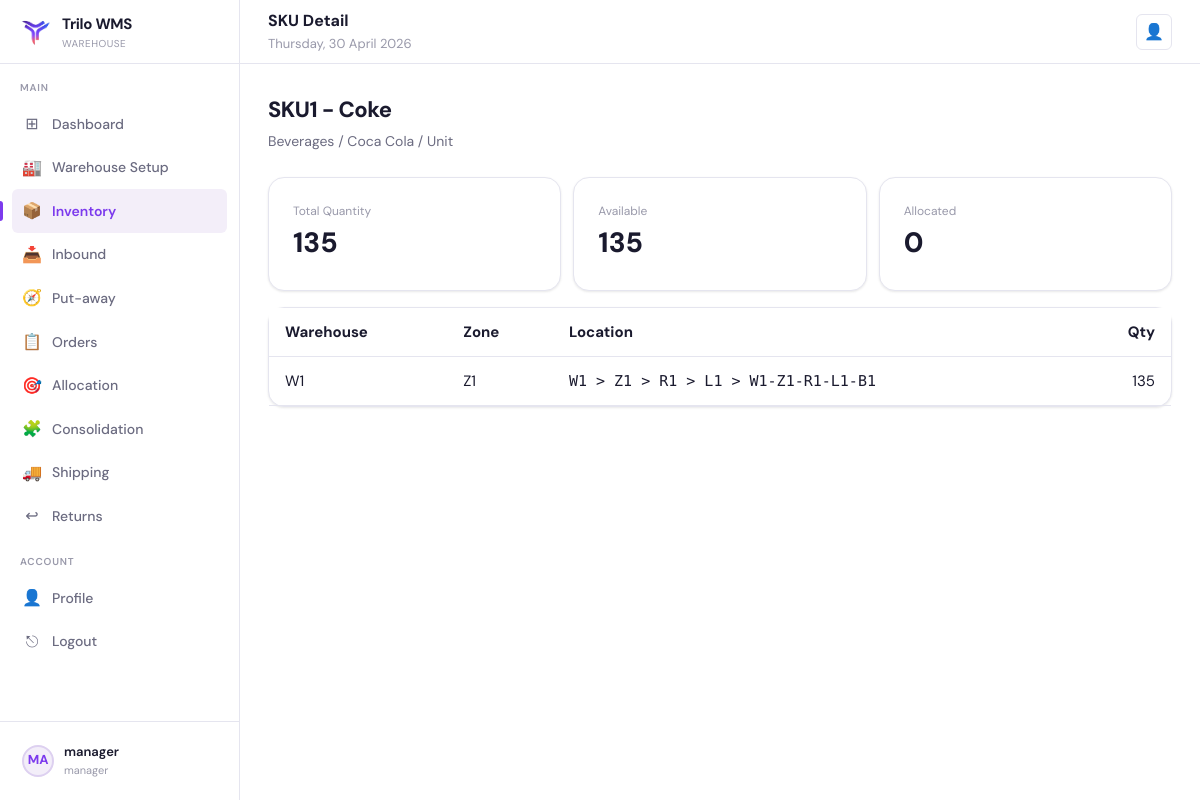
/inventory/skus/1/ (signed in), run on the app's committed database.
### core/models.py (models this page shows, shortened)
class User(AbstractUser):
    class Role(models.TextChoices):
        ADMIN = "admin", "Admin"
        MANAGER = "manager", "Manager"
        PICKER = "picker", "Picker"
        PUTAWAY = "putaway", "Putaway"
        PACKER = "packer", "Packer"
    role = models.CharField(max_length=20, choices=Role.choices, default=Role.PICKER)
    employee_id = models.CharField(max_length=32, unique=True)
    warehouse = models.CharField(max_length=120, blank=True, null=True)
    assigned_warehouse = models.ForeignKey(
        "Warehouse",
        on_delete=models.SET_NULL,
        null=True,
        blank=True,
        related_name="workers",
    )

class SKU(models.Model):
    class UnitType(models.TextChoices):
        UNIT = "unit", "Unit"
        BOX = "box", "Box"
        PALLET = "pallet", "Pallet"
    name = models.CharField(max_length=200)
    sku_code = models.CharField(max_length=80, unique=True)
    category = models.CharField(max_length=120, blank=True, default="")
    brand = models.CharField(max_length=120, blank=True, default="")
    unit_type = models.CharField(max_length=20, choices=UnitType.choices, default=UnitType.UNIT)
    weight = models.DecimalField(max_digits=10, decimal_places=2, default=0)
    dimensions = models.CharField(max_length=120, blank=True, default="")
    barcode = models.CharField(max_length=120, blank=True, default="")
    quantity = models.PositiveIntegerField(default=0)

class Inventory(models.Model):
    class Status(models.TextChoices):
        AVAILABLE = "available", "Available"
        DAMAGED = "damaged", "Damaged"
    sku = models.ForeignKey(SKU, on_delete=models.CASCADE, related_name="inventory_records")
    warehouse = models.ForeignKey(Warehouse, on_delete=models.CASCADE, related_name="inventory_records")
    zone = models.ForeignKey(Zone, on_delete=models.SET_NULL, null=True, blank=True, related_name="inventory_records")
    bin = models.ForeignKey(Bin, on_delete=models.PROTECT, null=True, blank=True, related_name="inventory_records")
    quantity = models.IntegerField(default=0)
    status = models.CharField(max_length=20, choices=Status.choices, default=Status.AVAILABLE)
    class Meta:
        unique_together = ("sku", "warehouse", "bin")

class Warehouse(models.Model):
    class Status(models.TextChoices):
        ACTIVE = "active", "Active"
        INACTIVE = "inactive", "Inactive"
    name = models.CharField(max_length=120)
    code = models.CharField(max_length=20, unique=True)
    location = models.CharField(max_length=255, blank=True, default="")
    manager = models.ForeignKey(
        settings.AUTH_USER_MODEL,
        on_delete=models.SET_NULL,
        null=True,
        blank=True,
        related_name="managed_warehouses",
    )
    contact = models.CharField(max_length=120, blank=True, default="")
    status = models.CharField(max_length=20, choices=Status.choices, default=Status.ACTIVE)
    created_at = models.DateTimeField(default=timezone.now, editable=False)

class Zone(models.Model):
    class Type(models.TextChoices):
        BULK = "bulk", "Bulk"
        DISCRETE = "discrete", "Discrete"
    class Temperature(models.TextChoices):
        NORMAL = "normal", "Normal"
        COLD = "cold", "Cold"
    warehouse = models.ForeignKey(Warehouse, on_delete=models.CASCADE, related_name="zones")
    name = models.CharField(max_length=120)
    code = models.CharField(max_length=20)
    type = models.CharField(max_length=20, choices=Type.choices, default=Type.BULK)
    temperature = models.CharField(
        max_length=20, choices=Temperature.choices, default=Temperature.NORMAL
    )
    class Meta:
        unique_together = ("warehouse", "code")

class Bin(models.Model):
    class Size(models.TextChoices):
        SMALL = "S", "Small"
        MEDIUM = "M", "Medium"
        LARGE = "L", "Large"
    rack = models.ForeignKey(Rack, on_delete=models.CASCADE, related_name="bins")
    level = models.ForeignKey("Level", on_delete=models.CASCADE, null=True, blank=True, related_name="bins")
    level_number = models.PositiveIntegerField(default=1)
    bin_code = models.CharField(max_length=80, unique=True)
    size = models.CharField(max_length=1, choices=Size.choices, default=Size.MEDIUM)
    max_capacity = models.PositiveIntegerField(default=0)
    current_capacity = models.PositiveIntegerField(default=0)

class Rack(models.Model):
    zone = models.ForeignKey(Zone, on_delete=models.CASCADE, related_name="racks")
    rack_number = models.CharField(max_length=20)
    levels = models.PositiveIntegerField(default=1)
    total_levels = models.PositiveIntegerField(default=1)
    max_capacity = models.PositiveIntegerField(default=0)
    class Meta:
        unique_together = ("zone", "rack_number")

class Level(models.Model):
    rack = models.ForeignKey(Rack, on_delete=models.CASCADE, related_name="level_rows")
    level_number = models.PositiveIntegerField()
    class Meta:
        unique_together = ("rack", "level_number")
        ordering = ["level_number"]

### core/views.py (the view)
# urls.py: path("inventory/skus/<int:sku_id>/", views.sku_detail, name="sku_detail"),
@login_required
@role_required("admin", "manager")
def sku_detail(request, sku_id: int):
    sku = get_object_or_404(SKU, pk=sku_id)
    inventory_rows = Inventory.objects.filter(sku=sku).select_related("warehouse", "zone", "bin__level__rack")
    totals = inventory_rows.aggregate(total=Sum("quantity"))
    allocated = (
        PickTask.objects.filter(sku=sku, status__in=[PickTask.Status.PENDING, PickTask.Status.IN_PROGRESS]).aggregate(
            total=Sum("quantity")
        ).get("total")
        or 0
    )
    total_qty = totals.get("total") or 0
    return render(
        request,
        "inventory/sku_detail.html",
        {
            "sku": sku,
            "inventory_rows": inventory_rows,
            "total_qty": total_qty,
            "allocated_qty": allocated,
            "available_qty": max(0, total_qty - allocated),
            "today_str": now_date_str(),
        },
    )

### core/utils.py (called while the page is built)
def now_date_str() -> str:
    return timezone.localdate().strftime("%A, %d %B %Y")

### core/templates/inventory/sku_detail.html (shortened to what this page needs)
{% extends "base.html" %}
{% block header_title %}SKU Detail{% endblock %}
{% block content %}
<div class="page-header"><div class="page-title">{{ sku.sku_code }} - {{ sku.name }}</div><div class="page-subtitle">{{ sku.category }} / {{ sku.brand }} / {{ sku.get_unit_type_display }}</div></div>
<div style="display:grid;grid-template-columns:1fr 1fr 1fr;gap:12px;margin-bottom:16px">
  <div class="card"><div class="card-body"><div class="muted">Total Quantity</div><div style="font-size:28px;font-weight:800">{{ total_qty }}</div></div></div>
  <div class="card"><div class="card-body"><div class="muted">Available</div><div style="font-size:28px;font-weight:800">{{ available_qty }}</div></div></div>
  <div class="card"><div class="card-body"><div class="muted">Allocated</div><div style="font-size:28px;font-weight:800">{{ allocated_qty }}</div></div></div>
</div>
<div class="card"><div class="card-body" style="padding:0">
  <table style="width:100%;border-collapse:collapse">
    <thead><tr style="background:var(--bg);border-bottom:1px solid var(--border)"><th style="padding:12px 16px;text-align:left">Warehouse</th><th style="padding:12px 16px;text-align:left">Zone</th><th style="padding:12px 16px;text-align:left">Location</th><th style="padding:12px 16px;text-align:right">Qty</th></tr></thead>
    <tbody>{% for r in inventory_rows %}<tr style="border-bottom:1px solid var(--border)"><td style="padding:12px 16px">{{ r.warehouse.code }}</td><td style="padding:12px 16px">{{ r.zone.code|default:"-" }}</td><td style="padding:12px 16px;font-family:var(--mono)">{{ r.warehouse.code }} > {{ r.zone.code|default:"-" }} > {{ r.bin.rack.rack_number|default:"-" }} > L{{ r.bin.level.level_number|default:r.bin.level_number }} > {{ r.bin.bin_code|default:"-" }}</td><td style="padding:12px 16px;text-align:right">{{ r.quantity }}</td></tr>{% empty %}<tr><td colspan="4" style="padding:16px" class="muted">No inventory records.</td></tr>{% endfor %}</tbody>
  </table>
</div></div>
{% endblock %}

### core/templates/base.html (shortened to what this page needs)
{% load static %}
<!DOCTYPE html>
<html lang="en">
<head>
  <link rel="stylesheet" href="{% static 'css/base.css' %}"/>
</head>
<body class="{% block body_class %}{% endblock %}">
  {% block layout %}
  <div class="layout">
    <aside class="sidebar">
      <div class="sidebar-logo">
        <div class="logo-icon"><img src="{% static 'images/TriloLogo.png' %}" alt="Trilo WMS" width="32" height="32" /></div>
        <div>
          <div class="logo-text">Trilo WMS</div>
          <div class="logo-sub">Warehouse</div>
        </div>
      </div>
      <nav class="sidebar-nav">
        <div class="nav-section-label">Main</div>
        <a class="nav-item {% if request.path == '/dashboard/' %}active{% endif %}" href="/dashboard/">
          <span class="nav-icon">⊞</span> Dashboard
        </a>
        {% if request.user.role == 'manager' %}
          <a class="nav-item {% if request.path|slice:":11" == '/warehouse/' %}active{% endif %}" href="/warehouse/">
            <span class="nav-icon">🏭</span> Warehouse Setup
          </a>
          <a class="nav-item {% if request.path|slice:":11" == '/inventory/' %}active{% endif %}" href="/inventory/">
            <span class="nav-icon">📦</span> Inventory
          </a>
          <a class="nav-item {% if request.path|slice:":9" == '/inbound/' %}active{% endif %}" href="/inbound/">
            <span class="nav-icon">📥</span> Inbound
          </a>
          <a class="nav-item {% if request.path|slice:":18" == '/inbound/putaway/' %}active{% endif %}" href="/inbound/putaway/tasks/">
            <span class="nav-icon">🧭</span> Put-away
          </a>
          <a class="nav-item {% if request.path|slice:":8" == '/orders/' %}active{% endif %}" href="/orders/">
            <span class="nav-icon">📋</span> Orders
          </a>
          <a class="nav-item {% if request.path|slice:":12" == '/allocation/' %}active{% endif %}" href="/allocation/">
            <span class="nav-icon">🎯</span> Allocation
          </a>
          <a class="nav-item {% if request.path|slice:":15" == '/consolidation/' %}active{% endif %}" href="/consolidation/">
            <span class="nav-icon">🧩</span> Consolidation
          </a>
          <a class="nav-item {% if request.path|slice:":10" == '/shipping/' %}active{% endif %}" href="/shipping/">
            <span class="nav-icon">🚚</span> Shipping
          </a>
          <a class="nav-item {% if request.path|slice:":9" == '/returns/' %}active{% endif %}" href="/returns/">
            <span class="nav-icon">↩</span> Returns
          </a>
        {% endif %}
        <div class="nav-section-label">Account</div>
        <a class="nav-item {% if request.path == '/profile/' %}active{% endif %}" href="/profile/">
          <span class="nav-icon">👤</span> Profile
        </a>
        <a class="nav-item" href="/logout/"><span class="nav-icon">⎋</span> Logout</a>
      </nav>
      <div class="sidebar-footer">
        <a class="sidebar-user" href="/profile/">
          <div class="user-avatar">{{ request.user.get_full_name|default:request.user.username|slice:":2"|upper }}</div>
          <div class="user-info">
            <div class="user-name">{{ request.user.get_full_name|default:request.user.username }}</div>
            <div class="user-role">{{ request.user.role|default:"" }}</div>
          </div>
        </a>
      </div>
    </aside>
    <header class="header">
      <div style="flex:1">
        <div class="header-title">{% block header_title %}Dashboard{% endblock %}</div>
        <div class="header-breadcrumb">{% block header_subtitle %}{{ today_str }}{% endblock %}</div>
      </div>
      <div class="header-actions">
        <a class="header-btn" href="/profile/" title="Profile">👤</a>
      </div>
    </header>
    <main class="main">
      {% block content %}{% endblock %}
    </main>
  </div>
  {% endblock %}
</body>
</html>

### data on the page
User: user.get_full_name "MA", user.get_full_name "manager", user.role "manager"
SKU: sku_code "SKU1", name "Coke", category "Beverages", brand "Coca Cola", unit_type "Unit"
Inventory: warehouse.code "W1", zone.code "Z1", bin.rack.rack_number "R1", bin.level.level_number "1", bin.bin_code "W1-Z1-R1-L1-B1", quantity "135"

### other printed values
{{ today_str }} "Thursday, 30 April 2026"
{{ total_qty }} "135"
{{ available_qty }} "135"
{{ allocated_qty }} "0"
